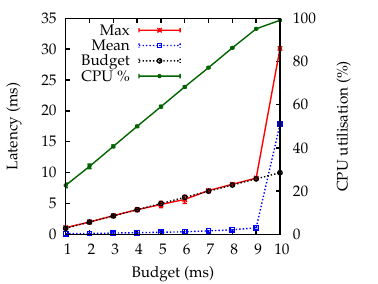

Source code (gnuplot):
# Common style definitions
load "imgs/common.inc"
set size 0.47,0.27

set output "imgs/ipbench.eps"

file = "data/generated/ipbench.dat"

set key top left vertical maxrows 4 maxcols 1
#set key outside top center horizontal maxrows 1
set xlabel "Budget (ms)"
set ylabel "Latency (ms)"
#set yrange [0:11]
set y2range [0:100]
set y2label "CPU utilisation (%)"
set ytics nomirror
set y2tics

plot file using ($1/1000.0):($4/1000.0):($5/1000.0) with errorlines title "Max", \
     file using ($1/1000.0):($2/1000.0):($3/1000.0) with errorlines title "Mean", \
     file using ($1/1000.0):($1/1000.0) with errorlines title "Budget", \
     file using ($1/1000.0):($6):($7) with errorlines title "CPU %" axes x1y2
